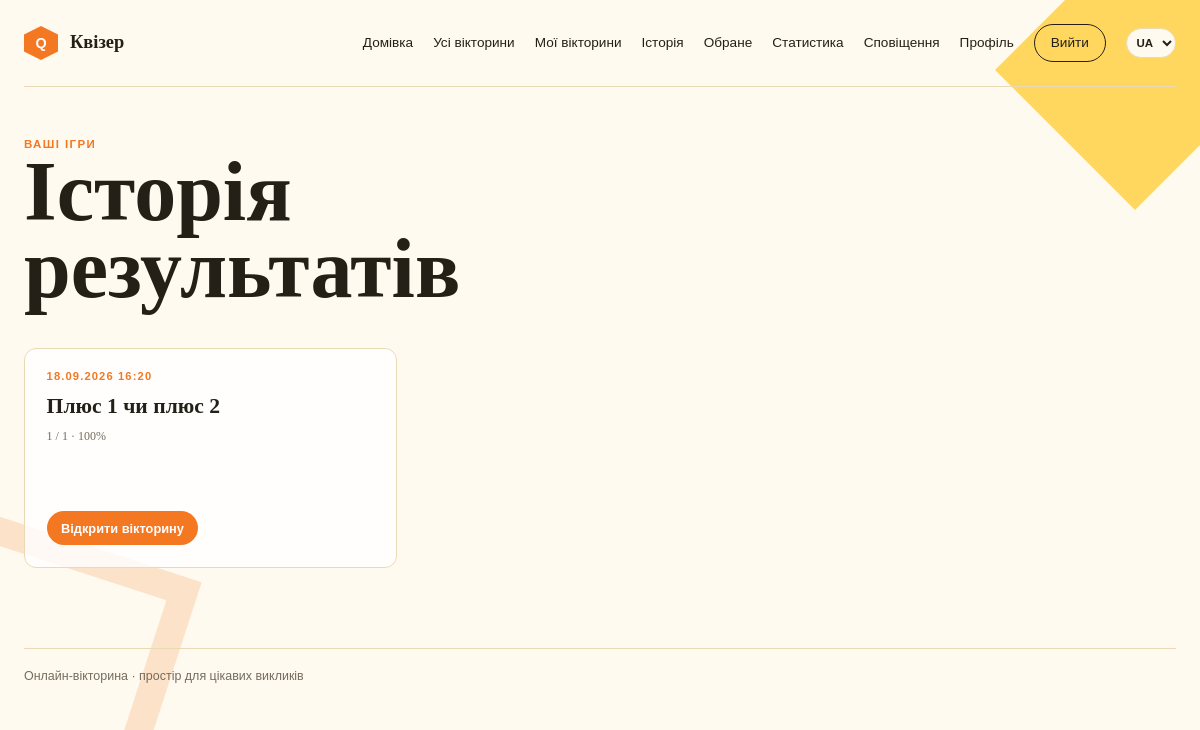
Page /quizzes/history/ (signed in) on the committed database.
### quizzes/models.py (models this page shows, shortened)
class QuizAttempt(models.Model):
    quiz = models.ForeignKey(Quiz, on_delete=models.CASCADE, related_name='attempts')
    user = models.ForeignKey(
        settings.AUTH_USER_MODEL,
        on_delete=models.CASCADE,
        related_name='quiz_attempts',
        null=True,
        blank=True,
    )
    score = models.PositiveIntegerField(default=0)
    total = models.PositiveIntegerField(default=0)
    percentage = models.PositiveIntegerField(default=0)
    created_at = models.DateTimeField(auto_now_add=True)
    class Meta:
        ordering = ('-created_at',)
        verbose_name = _('Quiz attempt')
        verbose_name_plural = _('Quiz attempts')

class Quiz(models.Model):
    title = models.CharField(max_length=200)
    description = models.TextField(blank=True)
    category = models.ForeignKey(Category, null=True, blank=True, on_delete=models.SET_NULL, related_name='quizzes', verbose_name=_('Category'))
    shuffle_answers = models.BooleanField(_('Shuffle answers'), default=True)
    shuffle_questions = models.BooleanField(_('Shuffle questions'), default=False)
    announced = models.BooleanField(default=False, editable=False)
    owner = models.ForeignKey(
        settings.AUTH_USER_MODEL,
        on_delete=models.CASCADE,
        related_name='owned_quizzes',
    )
    invite_code = models.CharField(max_length=8, unique=True, editable=False)
    is_published = models.BooleanField(default=False)
    is_private = models.BooleanField(default=False)
    created_at = models.DateTimeField(auto_now_add=True)
    updated_at = models.DateTimeField(auto_now=True)
    class Meta:
        ordering = ('-created_at',)
        verbose_name = _('Quiz')
        verbose_name_plural = _('Quizzes')

### quizzes/views.py (the view)
# urls.py: path('history/', quiz_history_view, name='quiz_history'),
@login_required
def quiz_history_view(request):
    attempts = QuizAttempt.objects.filter(user=request.user).select_related('quiz').order_by('-created_at')
    return render(request, 'quizzes/quiz_history.html', {'attempts': attempts})

### quizzes/context_processors.py (called while the page is built)
def notification_count(request):
    if not request.user.is_authenticated:
        return {}
    return {'unread_notifications': request.user.notifications.filter(
        is_read=False, quiz__is_published=True, quiz__is_private=False).count()}

### quizzes/templates/quizzes/quiz_history.html (shortened to what this page needs)
{% extends 'login/base.html' %}
{% load i18n %}
{% block content %}
<div class="content-header">
    <div>
        <p class="eyebrow">{% trans 'Your games' %}</p>
        <h1>{% trans 'Results history' %}</h1>
    </div>
</div>
{% if attempts %}
<div class="quiz-card-grid">
    {% for attempt in attempts %}
        <article class="quiz-card">
            <span class="card-label">{{ attempt.created_at|date:'d.m.Y H:i' }}</span>
            <h2><a href="{% url 'quiz_detail' attempt.quiz.pk %}">{{ attempt.quiz.title }}</a></h2>
            <p class="card-stats">{{ attempt.score }} / {{ attempt.total }} · {{ attempt.percentage }}%</p>
            <a class="button" href="{% url 'quiz_detail' attempt.quiz.pk %}">{% trans 'Open quiz' %}</a>
        </article>
    {% endfor %}
</div>
{% else %}
<div class="empty-state">
    <p class="eyebrow">{% trans 'No history yet' %}</p>
    <h2>{% trans 'Your completed games will appear here' %}</h2>
    <a class="button" href="{% url 'quiz_list' %}">{% trans 'Go to quizzes' %}</a>
</div>
{% endif %}
{% endblock %}

### login/templates/login/base.html (style rules this page uses)
:root { --ink: #242018; --muted: #746b5b; --paper: #fffaf0; --cream: #fff4d6; --yellow: #ffc928; --orange: #f47721; --line: #ead9b5; font-family: Georgia, 'Times New Roman', serif; color: var(--ink); background: var(--paper); }
* { box-sizing: border-box; }
body { margin: 0; min-width: 320px; min-height: 100vh; overflow-x: hidden; }
body::before, body::after { content: ''; position: fixed; z-index: -1; pointer-events: none; }
body::before { width: 280px; height: 280px; top: -70px; right: -75px; background: var(--yellow); clip-path: polygon(50% 0, 100% 50%, 50% 100%, 0 50%); opacity: .72; }
body::after { width: 180px; height: 180px; bottom: 3%; left: -65px; border: 28px solid var(--orange); transform: rotate(18deg); opacity: .18; }
a { color: inherit; }
.content-header { display: flex; align-items: end; justify-content: space-between; gap: 2rem; margin-bottom: 2rem; }
.content-header h1 { margin-bottom: .5rem; }
.content-header p { margin-bottom: 0; }
.quiz-card-grid { display: grid; grid-template-columns: repeat(3, minmax(0, 1fr)); gap: 1rem; }
.quiz-card { display: flex; min-height: 220px; flex-direction: column; padding: 1.35rem; border: 1px solid var(--line); border-radius: 12px; background: rgb(255 255 255 / 80%); transition: transform .2s ease, box-shadow .2s ease; }
.quiz-card h2 { margin: .75rem 0 .5rem; font-size: 1.35rem; }
.quiz-card h2 a { text-decoration: none; }
.quiz-card p { margin-bottom: 1.25rem; }
.quiz-card .button { align-self: flex-start; margin-top: auto; padding: .6rem .9rem; font-size: .8rem; }
.card-label { color: var(--orange); font-family: Arial, sans-serif; font-size: .7rem; font-weight: bold; letter-spacing: .1em; text-transform: uppercase; }
.eyebrow { margin-bottom: .8rem; color: var(--orange); font-family: Arial, sans-serif; font-size: .72rem; font-weight: bold; letter-spacing: .12em; text-transform: uppercase; }
.home-quiz-card span, .card-stats { color: var(--muted); font-size: .75rem; }
h1, h2, p { margin-top: 0; }
h1 { max-width: 680px; margin-bottom: 1.25rem; font-size: clamp(3rem, 7vw, 6.5rem); line-height: .92; letter-spacing: 0; }
h2 { font-size: 1.7rem; }
p { color: var(--muted); line-height: 1.6; }
button, .button { display: inline-block; border: 0; border-radius: 999px; padding: .8rem 1.15rem; background: var(--orange); color: white; font-family: Arial, sans-serif; font-weight: bold; text-decoration: none; cursor: pointer; }

### rows in the picture
QuizAttempt: created_at "18.09.2026 16:20", quiz "Плюс 1 чи плюс 2", score "1", total "1", percentage "100"
